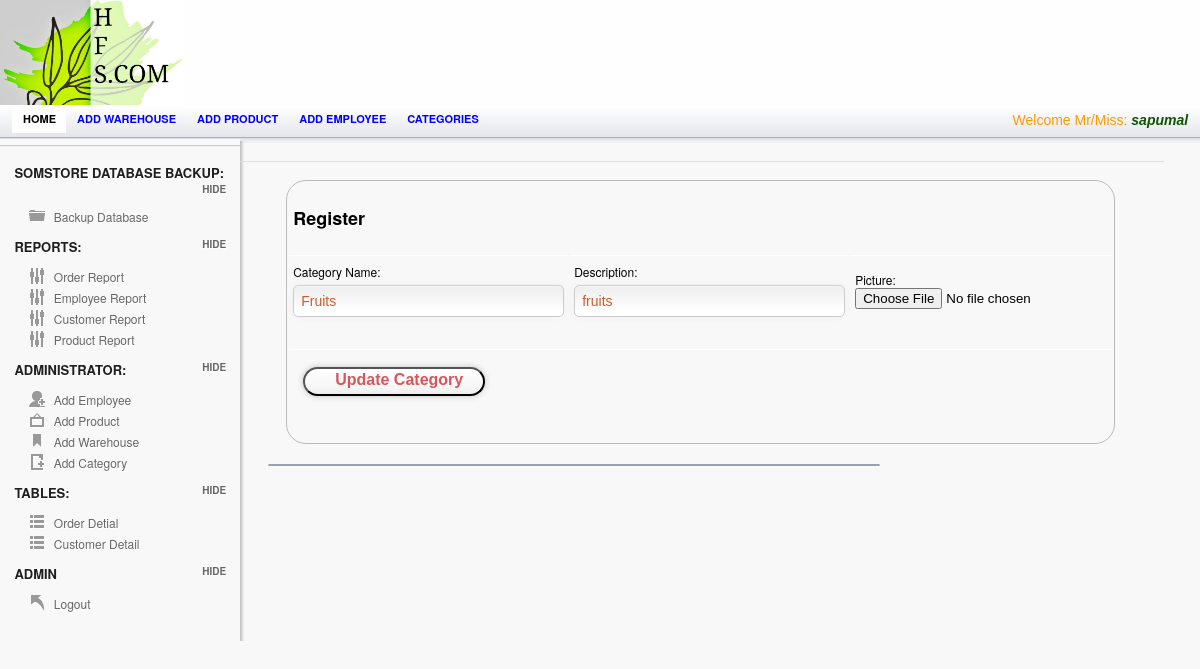
The page /Admin/catViewUpdate.php?update=42 (signed in) on the database as committed earlier.
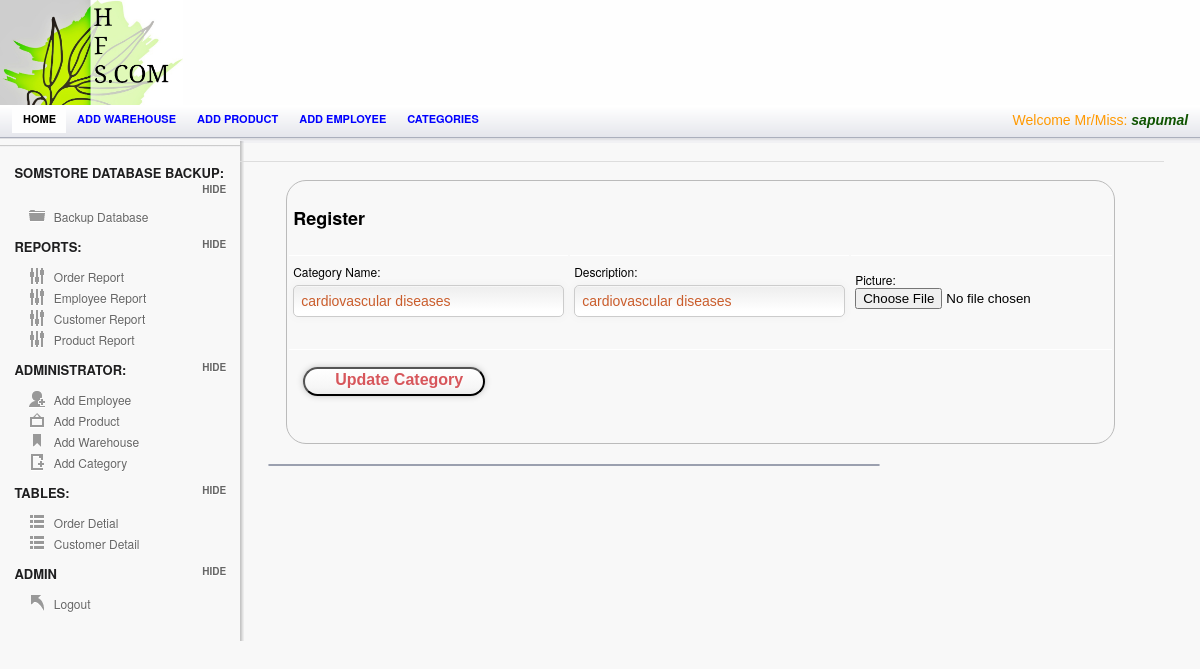
The same page on the database as committed later.
### tables this page shows
CREATE TABLE `category` (
  `Category_ID` int(255) NOT NULL AUTO_INCREMENT,
  `Category_Name` varchar(123) NOT NULL,
  `Discription` varchar(255) NOT NULL,
  `Picture` varchar(255) NOT NULL,
  PRIMARY KEY (`Category_ID`)
);

### session.php (called while the page is built, shortened)
<?php
include('config.php');
$check=$_SESSION['login_username'];
$session=mysqli_query($mysqli, "select Username from employee where Username='$check' ");
$row=mysqli_fetch_array($session);
$login_session=$row['Username'];
?>

### Admin/catViewUpdate.php (the view, shortened to what this page needs)
	<?php
	include("../config.php");
    include("../session.php");
	?>
<!doctype html>
<html lang="en">
<head>
	<link rel="stylesheet" href="css/layout.css" type="text/css" media="screen" />
</head>
<body>
<div id="container">
	   <div id="header">
		<div id="logo-banner">
				<div id="logo">
					<a href="index.php"><img src="images/logo.png" alt="" /></a>
				</div>
				<div id="banner">
				</div>
		</div>
		</div>
	<div id="content-wrap">
	<section id="secondary_bar">
            <nav>
                <ul>
                    <li class="selected"><a href="index.php">Home</a></li>
                    <li><a href="add_warehouse.php">Add warehouse</a></li>
                    <li><a href="add_product.php">Add product</a></li>
                    <li><a href="Employee.php">Add employee</a></li>
                    <li><a href="add_category.php">Categories</a></li>
                    <li class="logout"> <span class="check"> <?php echo "Welcome Mr/Miss:   ". "<font color='##fa5400'><i><b>".$login_session."</b></i></font>" ;?> </span></li>
                </ul>
            </nav>
	</section>
<aside id="sidebar" class="column">
		<hr/>
		<h3> SomStore Database Backup:</h3>
		<ul class="toggle">
		    <li class="icn_folder"><a href="Backup.php">Backup Database</a></li>
		</ul>
		<h3>Reports:</h3>
		<ul class="toggle">
		    <li class="icn_settings"><a href="a_report.php" target="_blank">Order Report</a></li>
			<li class="icn_settings"><a href="EmployeeReport.php">Employee Report</a></li>
			<li class="icn_settings"><a href="CustomerReport.php">Customer Report</a></li>
			<li class="icn_settings"><a href="ProductReport.php"> Product Report</a></li>
		</ul>
		<h3>Administrator:</h3>
		<ul class="toggle">
		    <li class="icn_add_user"><a href="Employee.php">Add Employee</a></li>
			<li class="icn_photo"><a href="add_product.php">Add Product</a></li>
			<li class="icn_tags"><a href="add_warehouse.php">Add Warehouse</a></li>
			<li class="icn_new_article"><a href="add_category.php">Add Category</a></li>
		</ul>
        <h3>Tables:</h3>
		<ul class="toggle">
		    <li class="icn_categories"><a href="order.php">Order Detial</a></li>
     		<li class="icn_categories"><a href="customerTable.php">Customer Detail</a></li>
		</ul>
		<h3>Admin</h3>
		<ul class="toggle">
			<li class="icn_jump_back"><a href="../logout.php">Logout</a></li>
		</ul>
	</aside>
	<section id="main" class="column">
<?php
$update=$_GET['update'];
$result = mysqli_query($mysqli,"SELECT * FROM category where Category_ID ='$update'");
?>
<?php if($row = mysqli_fetch_array($result))
  {?>
	<div id="form_wrapper" class="form_wrapper">
		 <table>
					<form class="register active" action="catUpdate.php" method="POST" autocomplete="off">
					<th colspan="3"><h2>Register</h2> </th>
   <tr>
    <td>
	  <label>Category Name:</label>
		<input type="text" id="categoryName" name="categoryName"  value="<?php echo $row['Category_Name'];?>"  required>
	</td>
   <td>
	<label>Description:</label>
		<input type="text" id="desp" name="description" value="<?php echo $row['Discription'];?>" placeholder="Description" required>
   </td>
    <td>
		<label> Picture:</label>
		<input type="file" name="file" id="file" value="<?php echo $row['Picture'];?>" >
	</td>
   </tr>
   <tr>
						<div class="bottom">
						<td colspan="3">
						<button type="submit"  name="submit" value="Update" class="a-btn"> <span class="a-btn-text">Update Category</span></button>
						</td>
						</div>
	</tr>
	</form>
	</table>
	</div>
         <?php }?>
		<article class="module width_3_quarter">
	    </article>
	</section>
          </div>
   </div>
</body>
</html>

Rows that differ between the two databases and show on the page:
changed category: categoryName "Fruits" → "cardiovascular diseases"; description "fruits" → "cardiovascular diseases"
